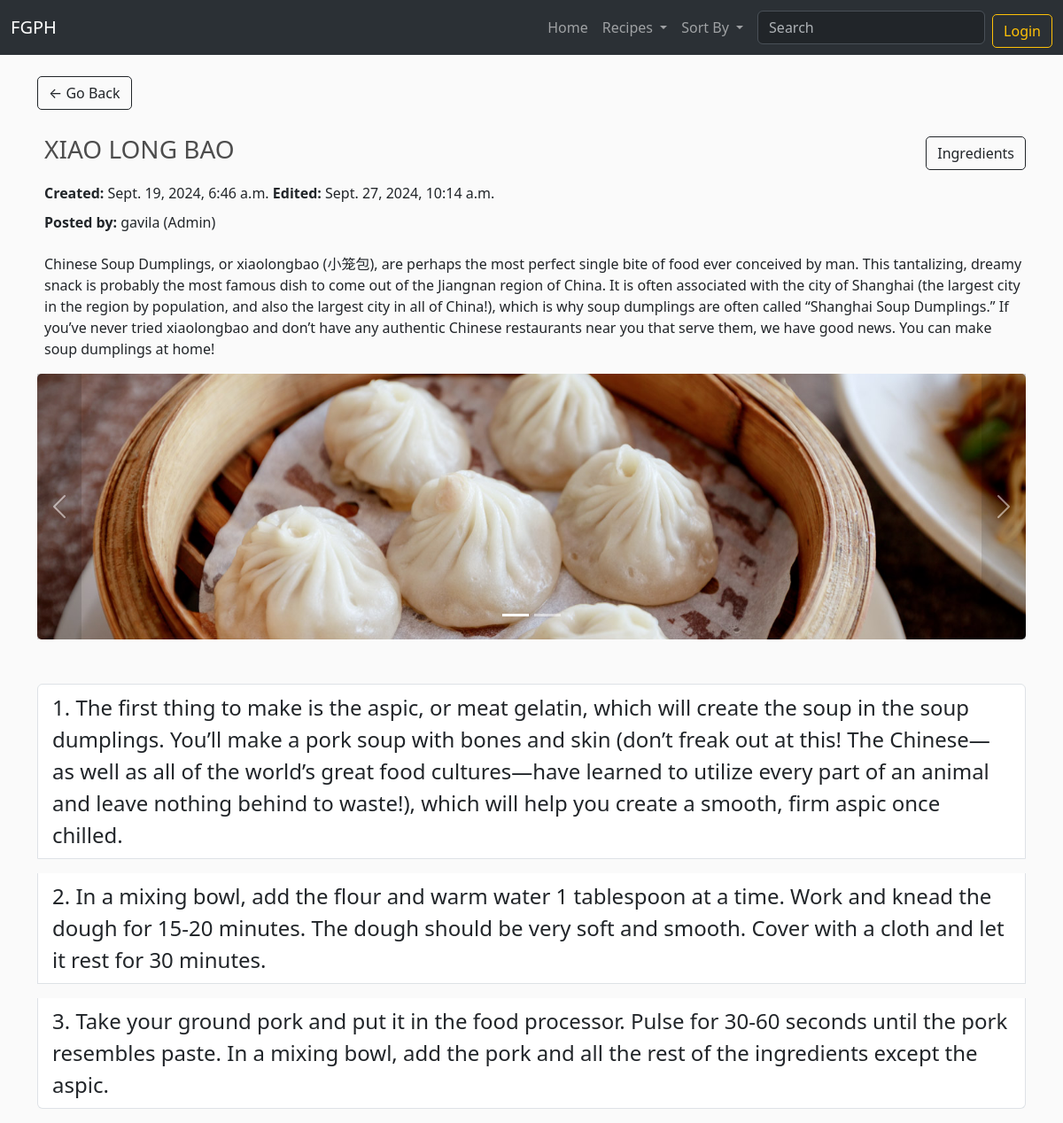
Page /recipe/3 on the earlier database version.
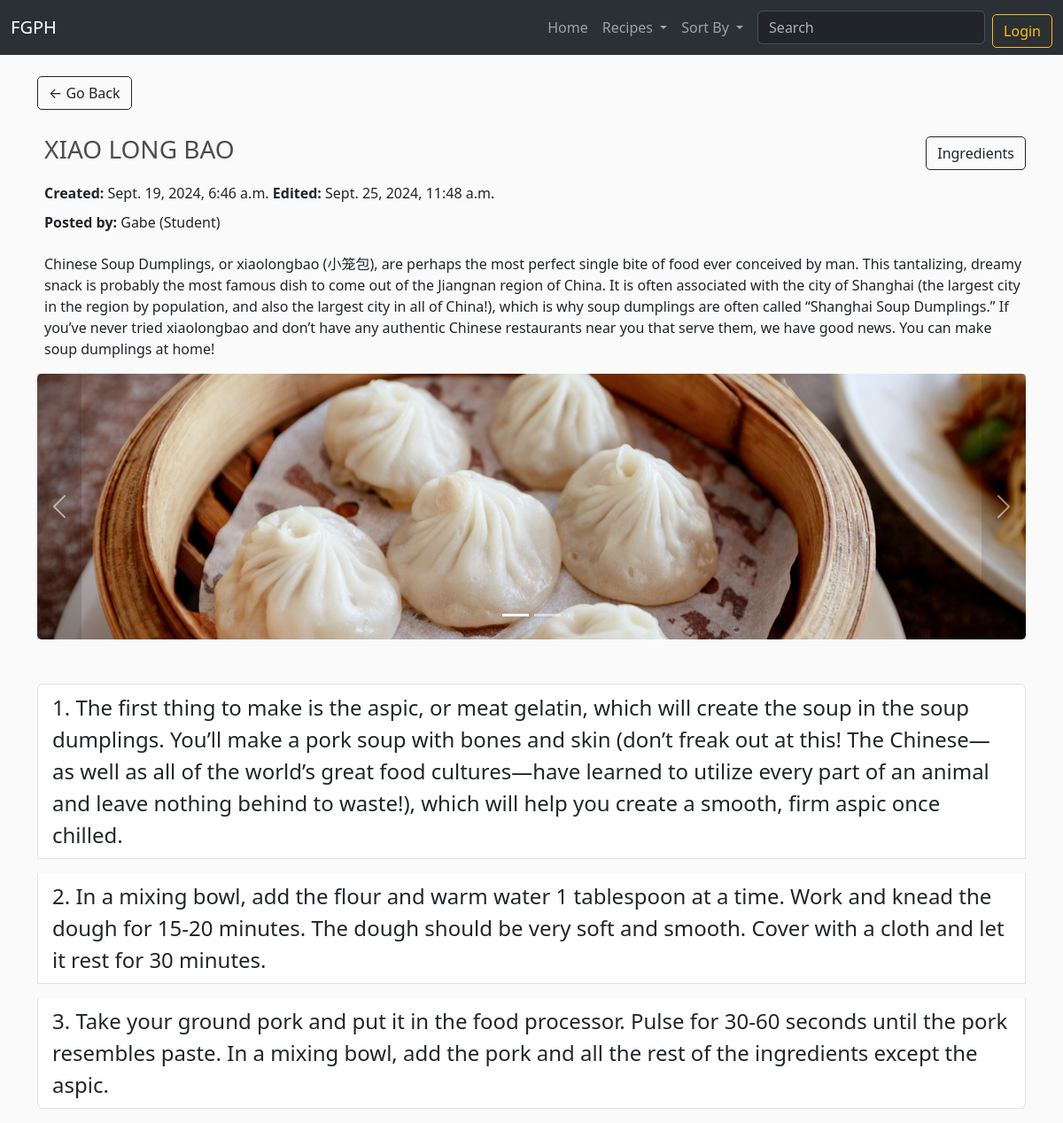
Same page on the later database version.
### FGPH/models.py (models this page shows, shortened)
class Recipe(models.Model):
	author = models.ForeignKey(RegisteredUser, null=True, on_delete=models.CASCADE, related_name='recipes')
	name = models.CharField(max_length=64)
	category = models.ForeignKey(Category, null=True, blank=True, on_delete=models.SET_NULL, related_name='recipes')
	tags = models.ManyToManyField(Tag)
	thumbnail = models.ImageField(default='placeholder.png')
	region = models.ForeignKey(Region, null=True, blank=True, on_delete=models.SET_NULL, related_name='recipes')
	description = models.CharField(max_length=200, null=True, blank=True)
	steps = models.JSONField(null=True)
	ingredients = models.JSONField(null=True)
	preparation_time = models.CharField(max_length=64, null=True, blank=True)
	serving_size = models.IntegerField(
		null=True,
		blank=True,
        validators=[
            MaxValueValidator(500),
            MinValueValidator(1)
        ]
    )
	date_created = models.DateTimeField(auto_now_add=True, null=True)
	date_modified = models.DateTimeField(auto_now=True, null=True)
	@property
	def recipeSteps(self):
		return json.loads(self.steps)

class RegisteredUser(models.Model):
	user = models.OneToOneField(User, null=True, blank=True, on_delete=models.CASCADE)
	name = models.CharField(max_length=200, null=True)
	email = models.CharField(max_length=200)
	title = models.CharField(default="", max_length=200, blank=True)
	profile_pic = models.ImageField(default="pfp.png", null=True, blank=True)
	date_created = models.DateTimeField(auto_now_add=True, null=True)
	def __str__(self):
	    return str(self.name)

### FGPH/views.py (the view)
# urls.py: path("recipe/<str:recipeId>", views.recipe, name='recipe'),
def recipe(request, recipeId):
    categories = Category.objects.all()
    recipe = Recipe.objects.get(id=recipeId)
    images = recipe.images.all()
    print(images.order_by("id"))
    steps = recipe.steps
    ingredients = recipe.ingredients
    context = {'categories': categories, 'recipe': recipe, 'images': images, 'steps': steps, 'ingredients': ingredients}
    return render(request, 'FGPH/recipe.html', context)

### FGPH/models.py (called while the page is built)
	def __str__(self):
		return str(self.recipe.name)

	@property
	def imageURL(self):
		try:
			url = self.photo.url
		except:
			url = ''
		return url

### FGPH/templatetags/get_group.py (called while the page is built)
@register.filter(name='has_group')
def has_group(user, group_name):
    return user.groups.filter(name=group_name).exists()

### FGPH/templates/FGPH/recipe.html (shortened to what this page needs)
{% extends 'FGPH/template.html' %}
{% load static %}
{% block content %}
<a class="btn btn-outline-dark" href="javascript:history.back()">&#x2190; Go Back</a>
<div class="d-flex mb-1">
  <div class="d-flex justify-content-start me-auto p-2">
    <h3 style="padding-top: 20px;">{{ recipe.name }}</h3>
  </div>
  <div style="height: fit-content; margin-top: 30px;" class="btn btn-outline-dark" data-bs-toggle="offcanvas" data-bs-target="#offcanvasNavbar" aria-controls="offcanvasNavbar" aria-label="Toggle navigation">Ingredients</div>
</div>
<div style="margin-bottom: 30px;">
  <p class="ms-2"> <strong>Created:</strong> {{ recipe.date_created }} <strong>Edited:</strong> {{ recipe.date_modified }}</p>
  <p style="line-height: 10px;" class="ms-2"><strong>Posted by:</strong> {{ recipe.author }} ({{ recipe.author.title }})</p>
</div>
<div>
  <p class="ms-2">{{ recipe.description }}</p>
</div>
<div id="myCarousel" class="carousel slide">
  <div class="carousel-indicators">
    {% for image in images %}
    <button type="button" data-bs-target="#myCarousel" data-bs-slide-to="0" class="carousel-indicators-btn active"></button>
    {% endfor %}
  </div>
  <div class="carousel-inner">
    {% for image in images %}
    <div style="height: 300px;" class="carousel-item">
      <img src="{{ image.imageURL }}" style="height: 300px;" class="thumbnail myImg" alt="{{ recipe.name }}">
    </div>
    {% endfor %}
  </div>
  <button class="bg-black bg-opacity-25 carousel-control-prev disabled" style="width: 50px;" type="button" data-bs-target="#myCarousel" data-bs-slide="prev">
    <span class="carousel-control-prev-icon" aria-hidden="true"></span>
  </button>
  <button class="bg-black bg-opacity-25 carousel-control-next disabled" style="width: 50px;" type="button" data-bs-target="#myCarousel" data-bs-slide="next">
    <span class="carousel-control-next-icon" aria-hidden="true"></span>
  </button>
</div>
  <ol style="margin-top: 50px;" class="list-group list-group-numbered">
  {% for step in recipe.steps %}
    <li class="list-group-item fs-4 mb-3">{{ step }}</li>
  {% endfor %}
  </ol>
{% endblock content %}

Differences in the rows shown:
changed Recipe "XIAO LONG BAO": date_modified "Sept. 27, 2024, 10:14 a.m." → "Sept. 25, 2024, 11:48 a.m."; author "gavila" → "Gabe"; author "Admin" → "Student"
